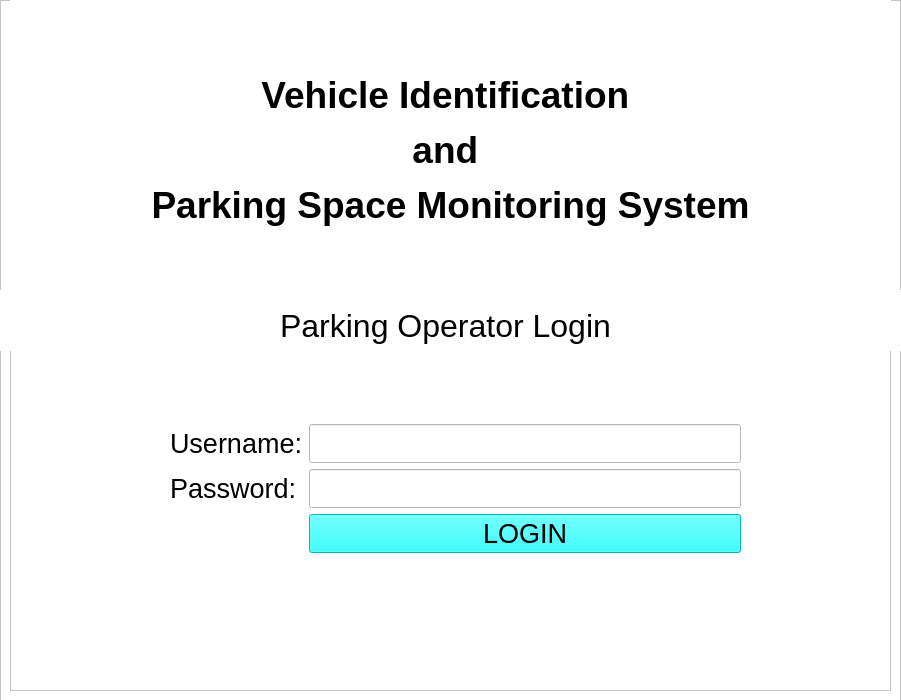
<?xml version="1.0" encoding="UTF-8"?>
<ui version="4.0">
 <class>MainWindow</class>
 <widget class="QMainWindow" name="MainWindow">
  <property name="geometry">
   <rect>
    <x>0</x>
    <y>0</y>
    <width>901</width>
    <height>700</height>
   </rect>
  </property>
  <property name="sizePolicy">
   <sizepolicy hsizetype="Preferred" vsizetype="Preferred">
    <horstretch>0</horstretch>
    <verstretch>0</verstretch>
   </sizepolicy>
  </property>
  <property name="windowTitle">
   <string>MainWindow</string>
  </property>
  <property name="documentMode">
   <bool>false</bool>
  </property>
  <widget class="QWidget" name="centralwidget">
   <widget class="QFrame" name="mainFrame">
    <property name="enabled">
     <bool>true</bool>
    </property>
    <property name="geometry">
     <rect>
      <x>0</x>
      <y>0</y>
      <width>901</width>
      <height>701</height>
     </rect>
    </property>
    <property name="autoFillBackground">
     <bool>false</bool>
    </property>
    <property name="styleSheet">
     <string notr="true">background-color:white</string>
    </property>
    <property name="frameShape">
     <enum>QFrame::NoFrame</enum>
    </property>
    <property name="frameShadow">
     <enum>QFrame::Raised</enum>
    </property>
    <widget class="QFrame" name="loginFrame">
     <property name="geometry">
      <rect>
       <x>10</x>
       <y>0</y>
       <width>881</width>
       <height>691</height>
      </rect>
     </property>
     <property name="frameShape">
      <enum>QFrame::StyledPanel</enum>
     </property>
     <property name="frameShadow">
      <enum>QFrame::Raised</enum>
     </property>
     <widget class="QLabel" name="Title">
      <property name="geometry">
       <rect>
        <x>-10</x>
        <y>0</y>
        <width>901</width>
        <height>301</height>
       </rect>
      </property>
      <property name="sizePolicy">
       <sizepolicy hsizetype="MinimumExpanding" vsizetype="Ignored">
        <horstretch>0</horstretch>
        <verstretch>0</verstretch>
       </sizepolicy>
      </property>
      <property name="font">
       <font>
        <family>Arial</family>
        <pointsize>29</pointsize>
       </font>
      </property>
      <property name="text">
       <string>&lt;html&gt;&lt;head/&gt;&lt;body&gt;&lt;p align=&quot;center&quot;&gt;&lt;span style=&quot; font-size:28pt; font-weight:600;&quot;&gt;Vehicle Identification &lt;/span&gt;&lt;/p&gt;&lt;p align=&quot;center&quot;&gt;&lt;span style=&quot; font-size:28pt; font-weight:600;&quot;&gt;and &lt;/span&gt;&lt;/p&gt;&lt;p align=&quot;center&quot;&gt;&lt;span style=&quot; font-size:28pt; font-weight:600;&quot;&gt;Parking Space Monitoring System&lt;/span&gt;&lt;/p&gt;&lt;/body&gt;&lt;/html&gt;</string>
      </property>
     </widget>
     <widget class="QLabel" name="label">
      <property name="geometry">
       <rect>
        <x>-10</x>
        <y>300</y>
        <width>891</width>
        <height>51</height>
       </rect>
      </property>
      <property name="font">
       <font>
        <family>Arial</family>
        <pointsize>24</pointsize>
       </font>
      </property>
      <property name="text">
       <string>Parking Operator Login</string>
      </property>
      <property name="alignment">
       <set>Qt::AlignCenter</set>
      </property>
     </widget>
     <widget class="QWidget" name="formLayoutWidget">
      <property name="geometry">
       <rect>
        <x>160</x>
        <y>400</y>
        <width>571</width>
        <height>205</height>
       </rect>
      </property>
      <layout class="QFormLayout" name="formLayout">
       <item row="2" column="0">
        <widget class="QLabel" name="usernameLabel">
         <property name="font">
          <font>
           <family>Arial</family>
           <pointsize>20</pointsize>
          </font>
         </property>
         <property name="text">
          <string>Username:</string>
         </property>
        </widget>
       </item>
       <item row="2" column="1">
        <widget class="QLineEdit" name="usernameLineEdit">
         <property name="font">
          <font>
           <family>Arial</family>
           <pointsize>20</pointsize>
          </font>
         </property>
         <property name="text">
          <string/>
         </property>
        </widget>
       </item>
       <item row="3" column="0">
        <widget class="QLabel" name="passwordLabel">
         <property name="font">
          <font>
           <family>Arial</family>
           <pointsize>20</pointsize>
          </font>
         </property>
         <property name="text">
          <string>Password:</string>
         </property>
        </widget>
       </item>
       <item row="3" column="1">
        <widget class="QLineEdit" name="passwordLineEdit">
         <property name="font">
          <font>
           <family>Arial</family>
           <pointsize>20</pointsize>
          </font>
         </property>
        </widget>
       </item>
       <item row="4" column="1">
        <widget class="QPushButton" name="loginButton">
         <property name="font">
          <font>
           <family>Arial</family>
           <pointsize>20</pointsize>
          </font>
         </property>
         <property name="styleSheet">
          <string notr="true">background-color:aqua</string>
         </property>
         <property name="text">
          <string>LOGIN</string>
         </property>
        </widget>
       </item>
       <item row="1" column="0" colspan="2">
        <widget class="QLabel" name="loginError">
         <property name="font">
          <font>
           <family>Arial</family>
           <pointsize>12</pointsize>
          </font>
         </property>
         <property name="text">
          <string/>
         </property>
         <property name="alignment">
          <set>Qt::AlignCenter</set>
         </property>
        </widget>
       </item>
      </layout>
     </widget>
    </widget>
    <widget class="QFrame" name="loadingFrame">
     <property name="geometry">
      <rect>
       <x>0</x>
       <y>0</y>
       <width>901</width>
       <height>701</height>
      </rect>
     </property>
     <property name="frameShape">
      <enum>QFrame::StyledPanel</enum>
     </property>
     <property name="frameShadow">
      <enum>QFrame::Raised</enum>
     </property>
     <widget class="QPushButton" name="startButton">
      <property name="geometry">
       <rect>
        <x>280</x>
        <y>490</y>
        <width>341</width>
        <height>81</height>
       </rect>
      </property>
      <property name="font">
       <font>
        <family>Arial</family>
        <pointsize>24</pointsize>
       </font>
      </property>
      <property name="styleSheet">
       <string notr="true">background-color:aqua;</string>
      </property>
      <property name="text">
       <string>START</string>
      </property>
     </widget>
     <widget class="QLabel" name="setupStatus">
      <property name="geometry">
       <rect>
        <x>0</x>
        <y>290</y>
        <width>901</width>
        <height>61</height>
       </rect>
      </property>
      <property name="font">
       <font>
        <family>Arial</family>
        <pointsize>16</pointsize>
       </font>
      </property>
      <property name="text">
       <string>Status</string>
      </property>
      <property name="alignment">
       <set>Qt::AlignCenter</set>
      </property>
     </widget>
    </widget>
    <zorder>loadingFrame</zorder>
    <zorder>loginFrame</zorder>
   </widget>
  </widget>
 </widget>
 <resources/>
 <connections/>
</ui>
